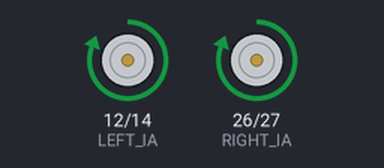
Bench run of a sketch on a simulated ESP32. Shown: motor-driver pin pairs drawn as motors (green arrow = first pin HIGH = forward, orange = second pin HIGH = backward, longer = more drive).

Above: at 7.0 s.
At 18.0 s:
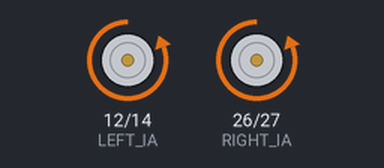
At 26.5 s:
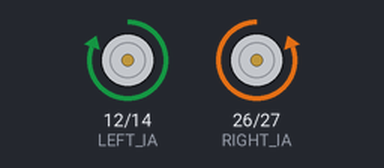
At 35.0 s:
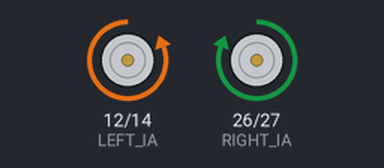
Timing chart, 0 to 52.7 s (numbered marks = the images above):
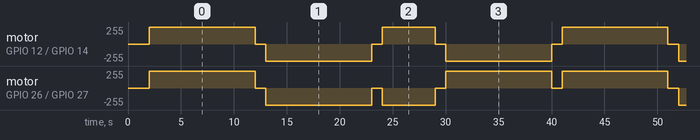

Measured:
- by itself, motor on GPIO 26 (RIGHT_IA) / GPIO 27 (RIGHT_IB): repeats every 39.0 s: stopped 1.0 s, backward 255/255 10.0 s, stopped 1.0 s, backward 255/255 5.0 s, 2 × (stopped 1.0 s, forward 255/255 10.0 s)
- by itself, motor on GPIO 12 (LEFT_IA) / GPIO 14 (LEFT_IB): repeats every 39.0 s: stopped 1.0 s, backward 255/255 10.0 s, stopped 1.0 s, forward 255/255 5.0 s, stopped 1.0 s, backward 255/255 10.0 s, stopped 1.0 s, forward 255/255 10.0 s

The sketch:

front_back_spin_chassis-test.ino
```cpp
// =====================================
// ESP32 Tank Robot
// SAME WIRING
// FULL SPEED TEST
// =====================================

// LEFT DRIVER
#define LEFT_IA 12
#define LEFT_IB 14

// RIGHT DRIVER
#define RIGHT_IA 26
#define RIGHT_IB 27

void setup() {

  // Attach PWM to pins
  ledcAttach(LEFT_IA, 5000, 8);
  ledcAttach(LEFT_IB, 5000, 8);

  ledcAttach(RIGHT_IA, 5000, 8);
  ledcAttach(RIGHT_IB, 5000, 8);

  stopMotors();

  delay(2000);
}

void loop() {

  // =========================
  // FORWARD FULL SPEED 10s
  // =========================

  ledcWrite(LEFT_IA, 255);
  ledcWrite(LEFT_IB, 0);

  ledcWrite(RIGHT_IA, 255);
  ledcWrite(RIGHT_IB, 0);

  delay(10000);

  stopMotors();
  delay(1000);

  // =========================
  // BACKWARD FULL SPEED 10s
  // =========================

  ledcWrite(LEFT_IA, 0);
  ledcWrite(LEFT_IB, 255);

  ledcWrite(RIGHT_IA, 0);
  ledcWrite(RIGHT_IB, 255);

  delay(10000);

  stopMotors();
  delay(1000);

  // =========================
  // CLOCKWISE SPIN 5s
  // =========================

  ledcWrite(LEFT_IA, 255);
  ledcWrite(LEFT_IB, 0);

  ledcWrite(RIGHT_IA, 0);
  ledcWrite(RIGHT_IB, 255);

  delay(5000);

  stopMotors();
  delay(1000);

  // =========================
  // COUNTER CLOCKWISE 10s
  // =========================

  ledcWrite(LEFT_IA, 0);
  ledcWrite(LEFT_IB, 255);

  ledcWrite(RIGHT_IA, 255);
  ledcWrite(RIGHT_IB, 0);

  delay(10000);

  stopMotors();
  delay(1000);
}

// =====================================
// STOP FUNCTION
// =====================================

void stopMotors() {

  ledcWrite(LEFT_IA, 0);
  ledcWrite(LEFT_IB, 0);

  ledcWrite(RIGHT_IA, 0);
  ledcWrite(RIGHT_IB, 0);
}
```
